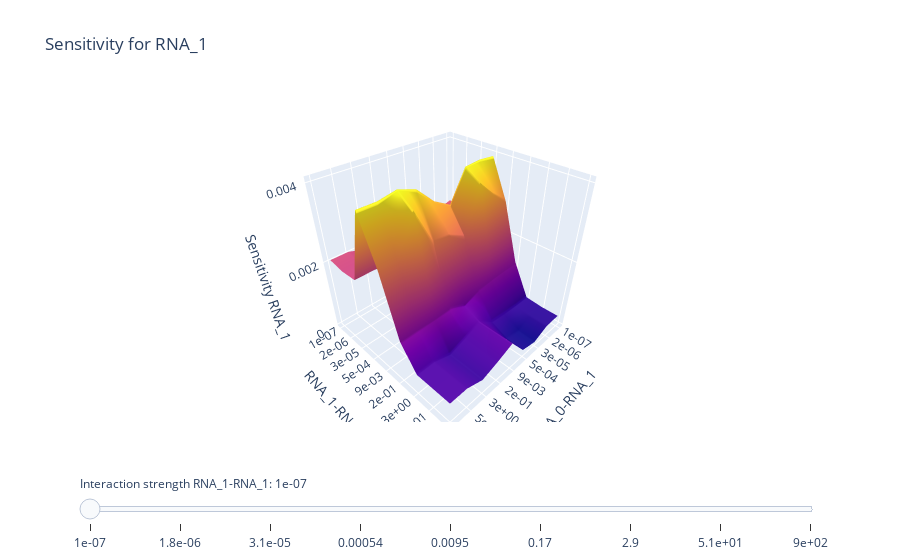

Write notebook code for a chart like this one.
### Markdown cell above
## Slider show

### Code cell
fig.show()
